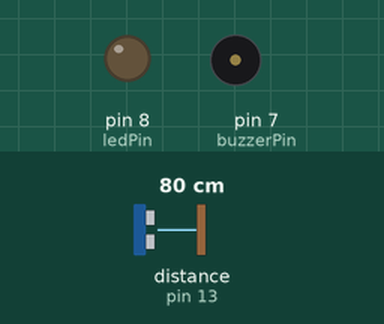
Recording of a sketch running on a simulated Arduino Uno, built with avr-gcc and run on an emulated ATmega328P. Shown: output pins drawn as LEDs (lit = HIGH), buzzer (waves = sounding, pin HIGH). Wiring (inferred from the names in the program): ultrasonic range finder: trigger pin 12; echo pin 13. The test bench sets the inputs (shaded band); at power-on: distance to the obstacle (sensor on pin 13) 80 cm. The echo pulse lasts 58.3 µs per cm; pins used as bus, display or sensor lines are not drawn; what the sketch prints to the serial monitor is not drawn.

Above: at 1.2 s.
1.3 s: distance to the obstacle (sensor on pin 13) set to 15 cm
4.2 s: distance to the obstacle (sensor on pin 13) set to 11 cm
At 5.5 s:
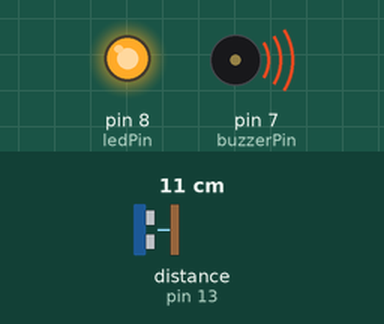
7.2 s: distance to the obstacle (sensor on pin 13) set to 2 cm
At 8.5 s:
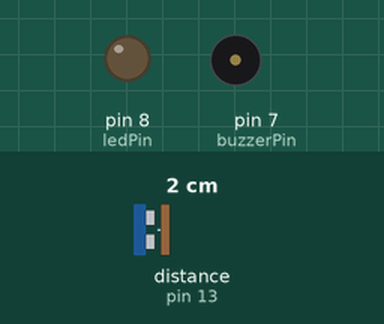
Timing chart, 0 to 10.2 s (numbered marks = the images above; inputs shaded):
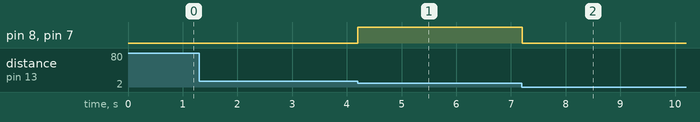

The sketch:

proximity_alarm.ino
```cpp
int triggerPin=12;
int echoPin=13;
int ledPin=8;
int buzzerPin=7;
float time;
float distance;
bool ledState=LOW;
unsigned long previousMillis=0;
void setup() {
  pinMode(triggerPin,OUTPUT);
  pinMode(echoPin,INPUT);
  pinMode(ledPin,OUTPUT);
  pinMode(buzzerPin,OUTPUT);
  Serial.begin(2000000);

}

void loop() {

  digitalWrite(triggerPin,LOW);
  delayMicroseconds(10);
  digitalWrite(triggerPin,HIGH);
  delayMicroseconds(10);
  digitalWrite(triggerPin,LOW);


  time=pulseIn(echoPin,HIGH);
  distance=(765.*5280.*12.*time)/(3600.*1000000.);
  Serial.println(distance);

  unsigned long currentMillis=millis();


  if (distance<=30.00 && distance>=10.00){
    if(currentMillis-previousMillis>=5000){
      previousMillis=currentMillis;
      ledState=!ledState;
      digitalWrite(ledPin,ledState);
      digitalWrite(buzzerPin,ledState);
    }
  }

  else if (distance<10.00 and distance>=5.00){
    if(currentMillis-previousMillis>=3000){
      previousMillis=currentMillis;
      ledState=!ledState;
      digitalWrite(ledPin,ledState);
      digitalWrite(buzzerPin,ledState);
    }


  }


  else if (distance<5.00){
    if(currentMillis-previousMillis>=1000){
      previousMillis=currentMillis;
      ledState=!ledState;
      digitalWrite(ledPin,ledState);
      digitalWrite(buzzerPin,ledState);
    }
  else{
    digitalWrite(ledPin,LOW);
    digitalWrite(buzzerPin,LOW);
  }

  }


}
```

Measured:
- the behaviour switches between 14 and 13 cm on distance to the obstacle (sensor on pin 13) (found by bisection; images 0 and 1)
- after the input at 4.2 s, pin 8 (ledPin), pin 7 (buzzerPin): LOW → HIGH after 0.00 s instead of 0.80 s
- after the input at 7.2 s, pin 8 (ledPin), pin 7 (buzzerPin): goes on until 7.2 s, then stays LOW
